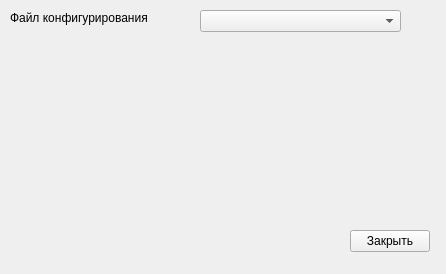
<?xml version="1.0" encoding="UTF-8"?>
<ui version="4.0">
 <class>ConfSettings</class>
 <widget class="QMainWindow" name="ConfSettings">
  <property name="geometry">
   <rect>
    <x>0</x>
    <y>0</y>
    <width>446</width>
    <height>274</height>
   </rect>
  </property>
  <property name="windowTitle">
   <string>Настройки конфигурирования</string>
  </property>
  <widget class="QWidget" name="centralwidget">
   <widget class="QLabel" name="LblConfFile">
    <property name="geometry">
     <rect>
      <x>10</x>
      <y>10</y>
      <width>171</width>
      <height>16</height>
     </rect>
    </property>
    <property name="text">
     <string>Файл конфигурирования</string>
    </property>
   </widget>
   <widget class="QComboBox" name="CmbConfFile">
    <property name="geometry">
     <rect>
      <x>200</x>
      <y>10</y>
      <width>201</width>
      <height>22</height>
     </rect>
    </property>
   </widget>
   <widget class="QPushButton" name="ButClose">
    <property name="geometry">
     <rect>
      <x>350</x>
      <y>230</y>
      <width>80</width>
      <height>22</height>
     </rect>
    </property>
    <property name="text">
     <string>Закрыть</string>
    </property>
   </widget>
  </widget>
 </widget>
 <resources/>
 <connections>
  <connection>
   <sender>ButClose</sender>
   <signal>clicked()</signal>
   <receiver>ConfSettings</receiver>
   <slot>hide()</slot>
   <hints>
    <hint type="sourcelabel">
     <x>389</x>
     <y>240</y>
    </hint>
    <hint type="destinationlabel">
     <x>222</x>
     <y>136</y>
    </hint>
   </hints>
  </connection>
 </connections>
</ui>
